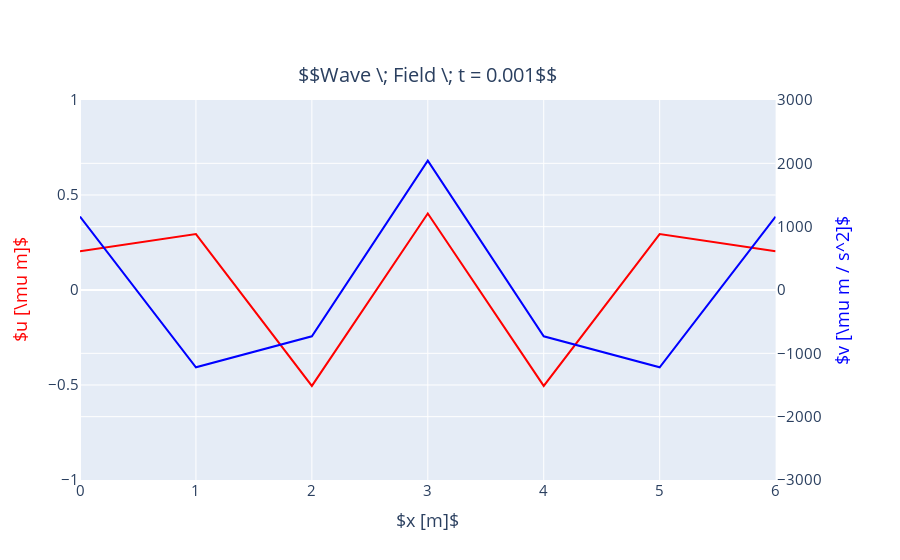

Notebook source saved alongside this figure:
### Code cell
idx = 10
u1 = np.array(results[0]['field']['u'][idx])
u2 = np.array(results[1]['field']['u'][idx])
v1 = np.array(results[0]['field']['v'][idx])
v2 = np.array(results[1]['field']['v'][idx])
t = np.array(results[0]['times'][idx])
plot_uv(u1, v1, t, plot_v=True)

### Figure 1 — Plotly figure (JSON) as saved in the notebook; plotly's stock layout.template omitted (floating-point values rounded to 4 significant figures)
{"data": [{"line": {"color": "blue"}, "mode": "lines", "name": "$v [\\mu m / s^2]$", "showlegend": false, "type": "scatter", "x": [0, 1, 2, 3, 4, 5, 6], "xaxis": "x", "y": [1159.0, -1220.0, -731.1, 2042.0, -731.1, -1220.0, 1159.0], "yaxis": "y2"}, {"line": {"color": "red"}, "mode": "lines", "name": "$u [\\mu m]$", "showlegend": false, "type": "scatter", "x": [0, 1, 2, 3, 4, 5, 6], "xaxis": "x", "y": [0.2036, 0.2944, -0.5049, 0.4025, -0.5049, 0.2944, 0.2036], "yaxis": "y"}], "layout": {"annotations": [{"font": {"size": 20}, "showarrow": false, "text": "$$Wave \\; Field \\; t = 0.001$$", "x": 0.47, "xanchor": "center", "xref": "paper", "y": 1, "yanchor": "bottom", "yref": "paper", "yshift": 10}], "font": {"size": 15}, "xaxis": {"anchor": "y", "domain": [0, 0.94], "title": {"text": "$x [m]$"}}, "yaxis": {"anchor": "x", "domain": [0, 1], "exponentformat": "e", "range": [-1, 1], "showexponent": "all", "title": {"font": {"color": "red"}, "text": "$u [\\mu m]$"}}, "yaxis2": {"anchor": "x", "exponentformat": "e", "overlaying": "y", "range": [-3000, 3000], "showexponent": "all", "side": "right", "title": {"font": {"color": "blue"}, "text": "$v [\\mu m / s^2]$"}}}}
